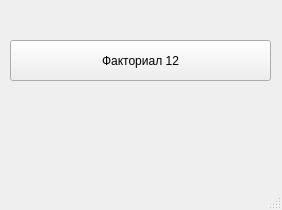
<?xml version="1.0" encoding="UTF-8"?>
<ui version="4.0">
 <class>MainWindow</class>
 <widget class="QMainWindow" name="MainWindow">
  <property name="geometry">
   <rect>
    <x>0</x>
    <y>0</y>
    <width>282</width>
    <height>210</height>
   </rect>
  </property>
  <property name="windowTitle">
   <string>MainWindow</string>
  </property>
  <widget class="QWidget" name="centralwidget">
   <widget class="QPushButton" name="pushButton">
    <property name="geometry">
     <rect>
      <x>10</x>
      <y>40</y>
      <width>261</width>
      <height>41</height>
     </rect>
    </property>
    <property name="text">
     <string>Факториал 12</string>
    </property>
   </widget>
   <widget class="QLabel" name="labelRes">
    <property name="geometry">
     <rect>
      <x>10</x>
      <y>100</y>
      <width>261</width>
      <height>31</height>
     </rect>
    </property>
    <property name="font">
     <font>
      <pointsize>12</pointsize>
      <bold>true</bold>
     </font>
    </property>
    <property name="text">
     <string/>
    </property>
    <property name="alignment">
     <set>Qt::AlignCenter</set>
    </property>
   </widget>
  </widget>
  <widget class="QMenuBar" name="menubar">
   <property name="geometry">
    <rect>
     <x>0</x>
     <y>0</y>
     <width>282</width>
     <height>21</height>
    </rect>
   </property>
  </widget>
  <widget class="QStatusBar" name="statusbar"/>
 </widget>
 <resources/>
 <connections/>
</ui>
